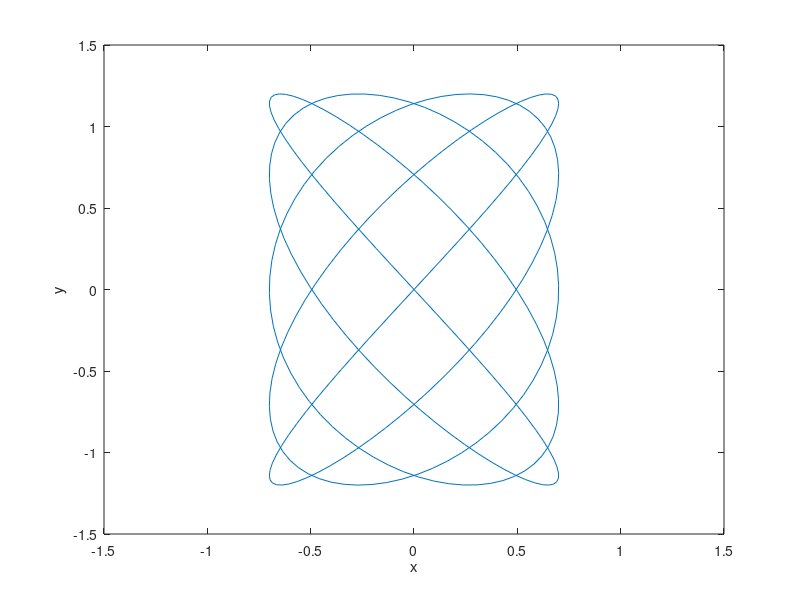

Write the MATLAB code that produced this figure.
t = linspace(0,pi,300);
x = 0.7*sin(10*t);
y = 1.2*sin(8*t);
plot(x,y)
axis([-1.5 1.5 -1.5 1.5]) % [x_min  x_max  y_min  y_max]
% It manually sets the visible window of the plot
xlabel('x')
ylabel('y')
